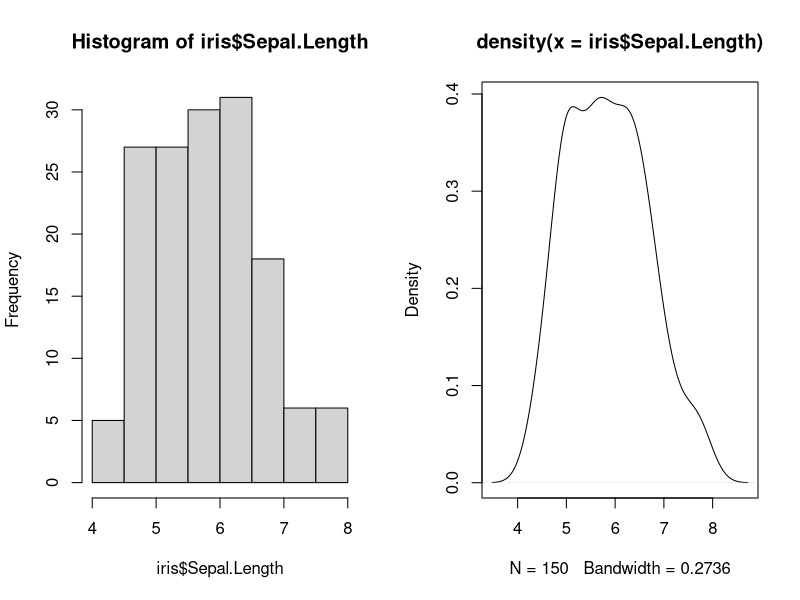

Write R code to recreate this figure. (Note: this script raises an error after producing the figure.)



#----------------------------------------------------------
#----------------------------------------------------------
# BASE R
#----------------------------------------------------------
#----------------------------------------------------------

#----------------------------------------------------------
# BASIC EXAMPLE
par(mfrow = c(1,2))
hist(iris$Sepal.Length)
plot(density(iris$Sepal.Length))



#----------------------------------------------------------
#----------------------------------------------------------
# GGPLOT
#----------------------------------------------------------
#----------------------------------------------------------
library(ggplot2)

plotDensityFunc <- function(x, na.rm = TRUE, ...) {
    nm <- names(x)
    for (i in seq_along(nm)) {
        plots <-ggplot(x,
                       aes_string(x = nm[i])) + 
        geom_density(alpha = .5,
                     fill = "purple")
        ggsave(plots,
               filename = paste("density",
                                nm[i],".png",
                                sep=""))
    }
}
plotDensityFunc(d) 


#----------------------------------------------------------
# FUNCTION TO APPLY DENSITY PLOT TO ALL SPECIFIED VARS
#----------------------------------------------------------
denf = function(d) {
    D = list()
    colNames3 = names(feat_eda[5:23])
    for (k in colNames3){
        d = ggplot(feat_eda, 
                   aes_string(x = k)) + 
        geom_density(alpha = .5,
                     fill = "blue")
        D = c(D, list(d))
    }
    return(list(plots=D, num=length(vars)))
}
DPlots = denf(d)

#call each graph in 3x3 groups (can't figure out how to make do.call go to next page)
do.call(grid.arrange, c(DPlots$plots[1:7], ncol=3, nrow=3))
do.call(grid.arrange, c(DPlots$plots[8:14], ncol=3, nrow=3))
do.call(grid.arrange, c(DPlots$plots[15:19], ncol=3, nrow=3))


#----------------------------------------------------------
# FUNCTION TO APPLY DENSITY PLOT TO ALL SPECIFIED VARS
# CATEGORICAL
#----------------------------------------------------------
#density function by city

denf = function(d) {
    D = list()
    colNames3 = names(feat_eda[5:23])
    for (k in colNames3){
        d = ggplot(feat_eda, 
                   aes_string(x = k, 
                              color="city")) + 
        geom_density(alpha = .5, 
                     position = "identity", 
                     fill = "blue")
        D = c(D, list(d))
    }
    return(list(plots=D, num=length(vars)))
}
DPlots = denf(d)


#call each graph in 3x3 groups (can't figure out how to make do.call go to next page)
do.call(grid.arrange, c(DPlots$plots[1:7], ncol=3, nrow=3))
do.call(grid.arrange, c(DPlots$plots[8:14], ncol=3, nrow=3))
do.call(grid.arrange, c(DPlots$plots[15:19], ncol=3, nrow=3))
